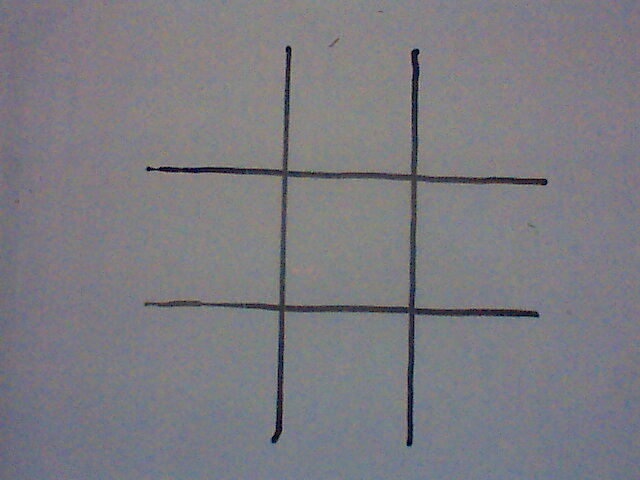
#> input picture Apagar/Camera/webcam_dia_2.jpg, 640 x 480 px
$ python centerBox.py
#> lines starting #> are read from the running program, lines starting #| are printed output that depends on the picture; after the words box and inside, x2 and y2 are one past the last pixel; in counts of white or black regions, pixels touching at a corner belong together
#> further down, img is the input picture: shape (480, 640, 3); mean B, G, R 129.1, 124, 123.9
import cv2
import numpy as np

# processando a imagem!
def process(img):
     # convercao de RGB para BGR e grayscale
     img_gray = cv2.cvtColor(img, cv2.COLOR_BGR2GRAY)
     # aplicando o filtro gaussiano
     img_blur = cv2.GaussianBlur(img_gray, (5, 5), 0)
     # detectando as bordas
     img_canny = cv2.Canny(img_blur, 100, 200)
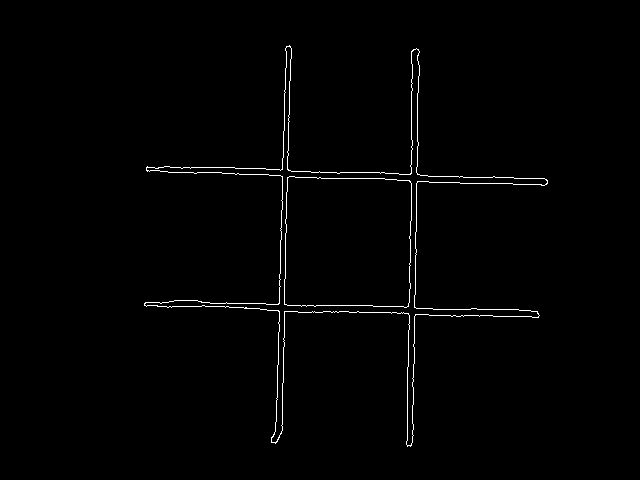
#> img_canny: shape (480, 640); 1% white in thin lines or dots, all inside (x1, y1, x2, y2) = (144, 45, 548, 447)
     # retorna um array com o tamanho (9,9 (?)) preenchido com 1
     kernel = np.ones((9, 9))
     # dilatando a imagem
     img_dilate = cv2.dilate(img_canny, kernel, iterations=1)
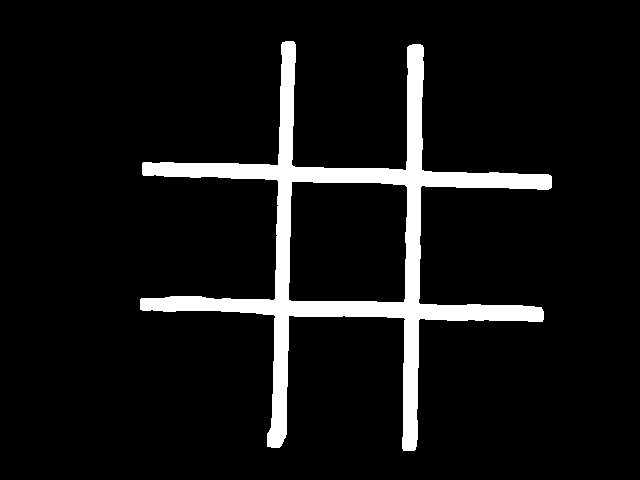
#> img_dilate: shape (480, 640); 7.6% white; 1 white region, box (x1, y1, x2, y2) and area: (140, 41, 552, 451) 23480
     # kernel = np.ones((5,5))
     # erodindo a imagem
     return cv2.erode(img_dilate, kernel, iterations=1)
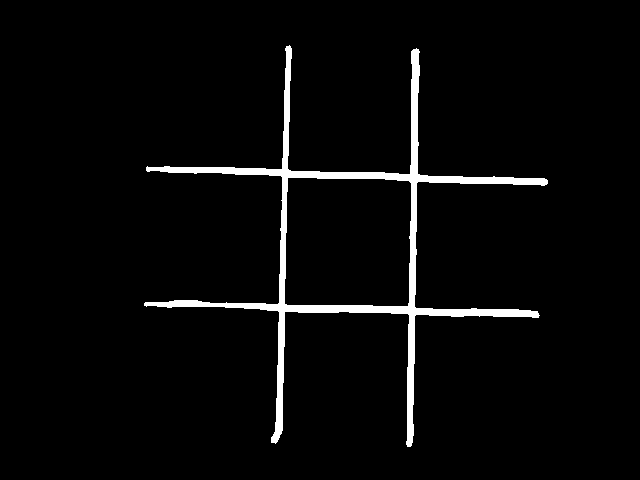
#> returned value: shape (480, 640); 3.4% white; 1 white region

# achando os contornos!
def convex_hull(cnt):
     # distancia maxima do contorno pra um contorno aproximado, eh o que garante um bom contorno (eh um parametro de precisao)
     # calcula o perimetor do contorno!
     epsilon = cv2.arcLength(cnt, True)
     # aproximacao dos poligonos com a precisao do epsilon
     approx = cv2.approxPolyDP(cnt, epsilon * 0.02, True)
     # corrige uma "curva" defeituosa do contorno
     return cv2.convexHull(approx).squeeze()

# recebe
def quadraders(inner, outer):

     ordenando_indice_x = inner[...,0].argsort()
     ordenando_x_menor = sorted(inner[ordenando_indice_x], key=list)
     print(type(inner))

     lista_x_menor = np.array(ordenando_x_menor[0:2])
     lista_x_maior = np.array(ordenando_x_menor[2:])

     ordenando_indice_y_menor = lista_x_menor[...,1].argsort()
     top_lef_inner= lista_x_menor[ordenando_indice_y_menor[0]]
     bot_lef_inner= lista_x_menor[ordenando_indice_y_menor[1]]
     # top_lef_inner, bot_lef_inner = sorted(lista_x_menor[ordenando_indice_y_menor], key=list)
     aux = sorted(lista_x_menor[ordenando_indice_y_menor], key=list)

     ordenando_indice_y_maior = lista_x_maior[...,1].argsort()
     top_rit_inner= lista_x_maior[ordenando_indice_y_maior[0]]
     bot_rit_inner= lista_x_maior[ordenando_indice_y_maior[1]]

     # top_rit_inner, bot_rit_inner = sorted(lista_x_maior[ordenando_indice_y_maior], key=list)

     # ordenando_em_Y =
     # pegando todas as linhas e coluna 0, e fazendo um sort com os indices (da coluna do eixo X)!
          # sort_inner_index_x0 = inner[..., 0].argsort()
     # pegando os dois primeiros do sorted do nosso vetor C!
          # top_lef_inner, bot_lef_inner = sorted(inner[sort_inner_index_x0][:2], key=list)
     # pegando os outros dois do vetor C, pra completar os 4 pontos!
          # top_rit_inner, bot_rit_inner = sorted(inner[sort_inner_index_x0][-2:], key=list)
     # pegando todas as linhas e coluna 0, e fazendo um sort com os indices (da coluna do eixo X)! (ordem crescente)
     sort_outer_index_x0 = outer[..., 0].argsort()
     # pegando todas as linhas e coluna 1, e fazendo um sort com os indices (da coluna do eixo Y)! (ordem crescente)
     sort_outer_index_y1 = outer[..., 1].argsort()
     # mesma coisa que o de cima, mas para a camada externa
     # usa o c1 para os extremos verticais
          # left_top_outer, left_bot_outer = sorted(outer[sort_outer_index_x0][:2], key=list)
          # rig_bot_outer, rig_top_outer = sorted(outer[sort_outer_index_x0][-2:], key=list)
     # usa o c2 para os extremos horizontais
          # top_left_outer, top_rit_outer = sorted(outer[sort_outer_index_x1][:2], key=list)
          # bot_left_outer, bot_rit_outer = sorted(outer[sort_outer_index_x1][-2:], key=list)

     aux = np.copy(outer)
     ordenando_x_menor = sorted(outer[sort_outer_index_x0], key=list)
     ordenando_y_menor = sorted(outer[sort_outer_index_y1], key=list)


     # calculando os pontos que nao temos
     # top_left_zero = top_left_outer + left_top_outer - top_lef_inner
     # bot_left_zero = bot_left_outer + left_bot_outer - bot_lef_inner
     # top_rit_zero = top_rit_outer + rig_top_outer - top_rit_inner
     # bot_rit_zero = bot_rit_outer + rig_bot_outer - bot_rit_inner


     # #11
     # yield np.mean ([top_left_zero],0)
     # yield np.mean ([top_lef_inner],0)
     # yield np.mean ([left_top_outer],0)
     # yield np.mean ([bot_lef_inner],0)
     # yield np.mean ([top_rit_inner],0)
     yield np.mean ([bot_rit_inner],0)


     # array([146, 167], dtype=int32)

     # quadrado_11 = [top_left_zero, top_left_outer, top_lef_inner, left_top_outer]
     # quadrado_12 = [top_left_outer, top_rit_outer, top_rit_inner, top_lef_inner]
     # quadrado_13 = [top_rit_outer, top_rit_zero, rig_top_outer, top_rit_inner]
     # quadrado_21 = [left_top_outer, top_lef_inner, bot_lef_inner, left_bot_outer]
     # quadrado_22 = [top_lef_inner, top_rit_inner, bot_rit_inner, bot_lef_inner]
     # quadrado_23 = [top_rit_inner, rig_top_outer, rig_bot_outer, bot_rit_inner]
     # quadrado_31 = [left_bot_outer, bot_lef_inner, bot_left_outer, bot_left_zero]
     # quadrado_32 = [bot_lef_inner, bot_rit_inner, bot_rit_outer, bot_left_outer]
     # quadrado_33 = [bot_rit_inner, rig_bot_outer, bot_rit_zero, bot_rit_outer]

     # yield np.mean(quadrado_11,0)
     # yield np.mean(quadrado_12,0)
     # yield np.mean(quadrado_13,0)
     # yield np.mean(quadrado_21,0)
     # yield np.mean(quadrado_22,0)
     # yield np.mean(quadrado_23,0)
     # yield np.mean(quadrado_31,0)
     # yield np.mean(quadrado_32,0)
     # yield np.mean(quadrado_33,0)

     # quadrados = [quadrado_11, quadrado_12, quadrado_13, quadrado_21, quadrado_22, quadrado_23, quadrado_31, quadrado_32, quadrado_33]

     # return quadrados

# recebe os 4 vertices para cortar na imagem
def corta_corta(pontos_quadrado):

     # https://stackoverflow.com/questions/48301186/cropping-concave-polygon-from-image-using-opencv-python

     # criando um retangulo com os vertices
     rect_corte = cv2.boundingRect(pontos_quadrado)
     # passando as coordenadas para as variaveis
     x,y,w,h = rect_corte
     # cortando a imagem com as variaveis
     croped = img_processada[y:y+h, x:x+w].copy()

     # fazendo mascara para o corte da imagem
     pontos_quadrado = pontos_quadrado - pontos_quadrado.min(axis=0)
     mask = np.zeros(croped.shape[:2], np.uint8)
     # desenhando os contornos usando a mascara
     cv2.drawContours(mask, [pontos_quadrado], -1, (255, 255, 255), -1, cv2.LINE_AA)

     # fazendo comparacao da imagem cortada com a mascara
     croped_image_final = cv2.bitwise_and(croped, croped, mask=mask)
     return croped_image_final
     # cv2.imshow("final",croped_image_final)
     # cv2.waitKey(0)


img = cv2.imread("webcam_dia_2.jpg")
img_processada = process(img)
# cv2.imshow("imagem_processada", img_processada)
# cv2.waitKey(0)

contours, _ = cv2.findContours(img_processada, cv2.RETR_LIST, cv2.CHAIN_APPROX_NONE) #talvez usar o CHAIN_APPROX_SIMPLE, ver a diferenca em https://docs.opencv.org/4.x/d4/d73/tutorial_py_contours_begin.html
#> contours = 2 contours; box (x1, y1, x2, y2) and area: (144, 45, 548, 447) 24741, (284, 177, 412, 307) 15844

# contornos_desenhados = cv2.drawContours(img, contours, -1, (0,255,0), 3)
# cv2.imshow("contornos desenhados", contornos_desenhados)
# cv2.waitKey(0)

# o inner sao os pontos do quadrado do meio
# o outter sao os pontos do octagno externo


inner, outer = sorted(map(convex_hull, contours), key=len)
#> in convex_hull, `epsilon = cv2.arcLength(cnt, True)`: epsilon = 502.9
#> in convex_hull, `approx = cv2.approxPolyDP(cnt, epsilon * 0.02, True)`: approx = [[288, 177], [411, 183], [407, 306], [284, 303]]
#> inner = [[288, 177], [411, 183], [407, 306], [284, 303]]; outer = [[416, 48], [547, 180], [539, 315], [410, 446], [275, 443], [144, 305], [146, 167], [289, 45]]

# [23 lines of commented-out code are left out]

for x, y in quadraders(inner, outer):
#     print(f"X: {x}; X: {y}")
    cv2.circle(img, (int(x), int(y)), 5, (0, 0, 255), -1)
#> this loop made 1 pass
#> img: shape (480, 640, 3); 0.03% of pixels changed, all inside (x1, y1, x2, y2) = (402, 301, 413, 312)
cv2.imshow("result", img)
cv2.waitKey(0)

$ run again, with Apagar/Camera/webcam_dia_1.jpg copied over Apagar/Camera/webcam_dia_2.jpg
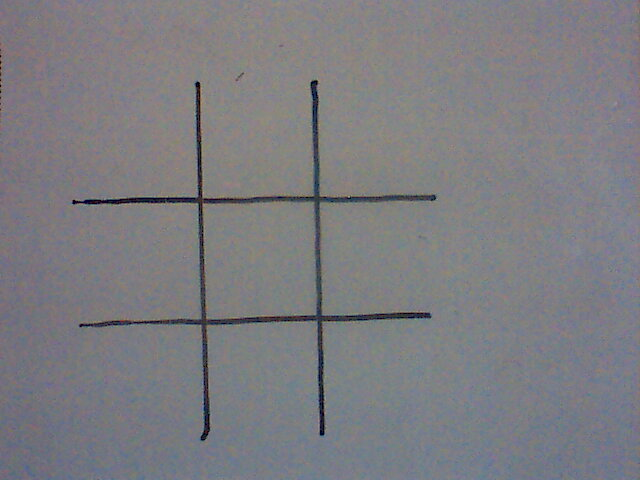
#> input picture Apagar/Camera/webcam_dia_1.jpg, 640 x 480 px
#> img is the input picture: shape (480, 640, 3); mean B, G, R 128.9, 124.3, 124.8
#> in process, `img_canny = cv2.Canny(img_blur, 100, 200)`:
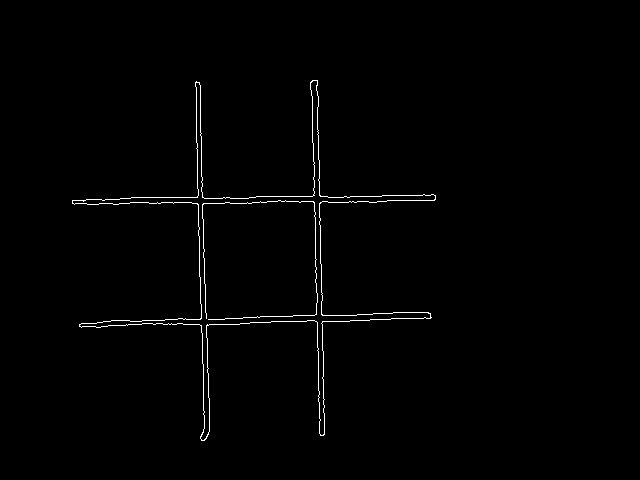
#> img_canny: shape (480, 640); 0.91% white in thin lines or dots, all inside (x1, y1, x2, y2) = (72, 80, 436, 441)
#> img_dilate: shape (480, 640); 6.6% white; 1 white region, box (x1, y1, x2, y2) and area: (68, 76, 440, 445) 20221
#> in process, `return cv2.erode(img_dilate, kernel, iterations=1)`:
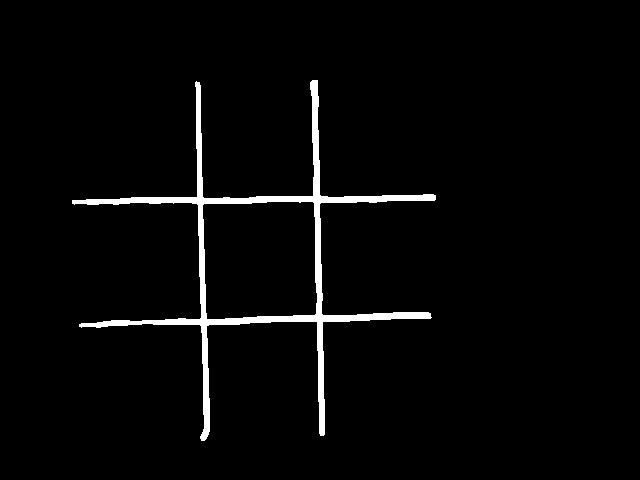
#> returned value: shape (480, 640); 2.8% white; 1 white region
#> contours = 2 contours; box (x1, y1, x2, y2) and area: (72, 80, 436, 441) 19936, (202, 201, 318, 320) 12782
#> epsilon = 454.5
#> approx = [[312, 201], [316, 313], [207, 319], [202, 205]]
#> outer = [[435, 195], [431, 317], [323, 435], [201, 440], [79, 326], [72, 200], [196, 81], [317, 80]]
#> the loop `for x, y in quadraders(inner, outer): #     print(f"X: {x}; X: {y}")` made 1 pass
